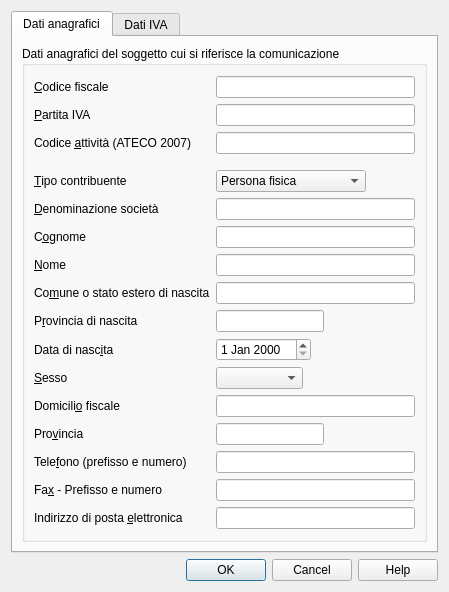
<?xml version="1.0" encoding="UTF-8"?>
<ui version="4.0">
 <class>DatiContribuenteDialog</class>
 <widget class="QDialog" name="DatiContribuenteDialog">
  <property name="geometry">
   <rect>
    <x>0</x>
    <y>0</y>
    <width>449</width>
    <height>574</height>
   </rect>
  </property>
  <property name="windowTitle">
   <string notr="true">Dati contribuente</string>
  </property>
  <layout class="QVBoxLayout" name="verticalLayout_5">
   <item>
    <widget class="QTabWidget" name="tabWidget">
     <property name="currentIndex">
      <number>0</number>
     </property>
     <widget class="QWidget" name="tab">
      <attribute name="title">
       <string>Dati anagrafici</string>
      </attribute>
      <layout class="QVBoxLayout" name="verticalLayout_4">
       <item>
        <widget class="QGroupBox" name="groupBox">
         <property name="title">
          <string notr="true">Dati anagrafici del soggetto cui si riferisce la comunicazione</string>
         </property>
         <layout class="QVBoxLayout" name="verticalLayout_3">
          <item>
           <layout class="QGridLayout" name="gridLayout">
            <item row="0" column="0">
             <widget class="QLabel" name="codicefiscaleLabel">
              <property name="text">
               <string notr="true">&amp;Codice fiscale</string>
              </property>
              <property name="buddy">
               <cstring>codicefiscaleLineEdit</cstring>
              </property>
             </widget>
            </item>
            <item row="0" column="1">
             <widget class="QLineEdit" name="codicefiscaleLineEdit"/>
            </item>
            <item row="1" column="0">
             <widget class="QLabel" name="partitaivaLabel">
              <property name="text">
               <string notr="true">&amp;Partita IVA</string>
              </property>
              <property name="buddy">
               <cstring>partitaivaLineEdit</cstring>
              </property>
             </widget>
            </item>
            <item row="1" column="1">
             <widget class="QLineEdit" name="partitaivaLineEdit"/>
            </item>
            <item row="2" column="0">
             <widget class="QLabel" name="codiceattivitaLabel">
              <property name="text">
               <string notr="true">Codice &amp;attività (ATECO 2007)</string>
              </property>
              <property name="buddy">
               <cstring>codiceattivitaLineEdit</cstring>
              </property>
             </widget>
            </item>
            <item row="2" column="1">
             <widget class="QLineEdit" name="codiceattivitaLineEdit">
              <property name="sizePolicy">
               <sizepolicy hsizetype="Preferred" vsizetype="Fixed">
                <horstretch>0</horstretch>
                <verstretch>0</verstretch>
               </sizepolicy>
              </property>
             </widget>
            </item>
            <item row="3" column="0">
             <spacer name="verticalSpacer_2">
              <property name="orientation">
               <enum>Qt::Vertical</enum>
              </property>
              <property name="sizeType">
               <enum>QSizePolicy::Fixed</enum>
              </property>
              <property name="sizeHint" stdset="0">
               <size>
                <width>20</width>
                <height>10</height>
               </size>
              </property>
             </spacer>
            </item>
            <item row="3" column="1">
             <spacer name="verticalSpacer_3">
              <property name="orientation">
               <enum>Qt::Vertical</enum>
              </property>
              <property name="sizeType">
               <enum>QSizePolicy::Fixed</enum>
              </property>
              <property name="sizeHint" stdset="0">
               <size>
                <width>20</width>
                <height>10</height>
               </size>
              </property>
             </spacer>
            </item>
            <item row="4" column="0">
             <widget class="QLabel" name="tipoContribuenteLabel">
              <property name="text">
               <string notr="true">&amp;Tipo contribuente</string>
              </property>
              <property name="buddy">
               <cstring>tipoContribuenteComboBox</cstring>
              </property>
             </widget>
            </item>
            <item row="4" column="1">
             <layout class="QHBoxLayout" name="horizontalLayout">
              <item>
               <widget class="QComboBox" name="tipoContribuenteComboBox">
                <property name="minimumSize">
                 <size>
                  <width>150</width>
                  <height>0</height>
                 </size>
                </property>
                <item>
                 <property name="text">
                  <string>Persona fisica</string>
                 </property>
                </item>
                <item>
                 <property name="text">
                  <string>Persona giuridica</string>
                 </property>
                </item>
               </widget>
              </item>
              <item>
               <spacer name="horizontalSpacer">
                <property name="orientation">
                 <enum>Qt::Horizontal</enum>
                </property>
                <property name="sizeHint" stdset="0">
                 <size>
                  <width>40</width>
                  <height>20</height>
                 </size>
                </property>
               </spacer>
              </item>
             </layout>
            </item>
            <item row="5" column="0">
             <widget class="QLabel" name="societaLabel">
              <property name="text">
               <string notr="true">&amp;Denominazione società</string>
              </property>
              <property name="buddy">
               <cstring>societaLineEdit</cstring>
              </property>
             </widget>
            </item>
            <item row="5" column="1">
             <widget class="QLineEdit" name="societaLineEdit"/>
            </item>
            <item row="6" column="0">
             <widget class="QLabel" name="cognomeLabel">
              <property name="text">
               <string notr="true">C&amp;ognome</string>
              </property>
              <property name="buddy">
               <cstring>cognomeLineEdit</cstring>
              </property>
             </widget>
            </item>
            <item row="6" column="1">
             <widget class="QLineEdit" name="cognomeLineEdit">
              <property name="sizePolicy">
               <sizepolicy hsizetype="Expanding" vsizetype="Fixed">
                <horstretch>10</horstretch>
                <verstretch>0</verstretch>
               </sizepolicy>
              </property>
             </widget>
            </item>
            <item row="7" column="0">
             <widget class="QLabel" name="nomeLabel">
              <property name="text">
               <string notr="true">&amp;Nome</string>
              </property>
              <property name="buddy">
               <cstring>nomeLineEdit</cstring>
              </property>
             </widget>
            </item>
            <item row="7" column="1">
             <widget class="QLineEdit" name="nomeLineEdit"/>
            </item>
            <item row="8" column="0">
             <widget class="QLabel" name="comunenascitaLabel">
              <property name="text">
               <string notr="true">Co&amp;mune o stato estero di nascita</string>
              </property>
              <property name="buddy">
               <cstring>comunenascitaLineEdit</cstring>
              </property>
             </widget>
            </item>
            <item row="8" column="1">
             <widget class="QLineEdit" name="comunenascitaLineEdit"/>
            </item>
            <item row="9" column="0">
             <widget class="QLabel" name="provincianascitaLabel">
              <property name="text">
               <string notr="true">P&amp;rovincia di nascita</string>
              </property>
              <property name="buddy">
               <cstring>provincianascitaLineEdit</cstring>
              </property>
             </widget>
            </item>
            <item row="9" column="1">
             <layout class="QHBoxLayout" name="horizontalLayout_2">
              <item>
               <widget class="QLineEdit" name="provincianascitaLineEdit">
                <property name="sizePolicy">
                 <sizepolicy hsizetype="Preferred" vsizetype="Fixed">
                  <horstretch>0</horstretch>
                  <verstretch>0</verstretch>
                 </sizepolicy>
                </property>
               </widget>
              </item>
              <item>
               <spacer name="horizontalSpacer_5">
                <property name="orientation">
                 <enum>Qt::Horizontal</enum>
                </property>
                <property name="sizeHint" stdset="0">
                 <size>
                  <width>40</width>
                  <height>20</height>
                 </size>
                </property>
               </spacer>
              </item>
             </layout>
            </item>
            <item row="10" column="0">
             <widget class="QLabel" name="datanascitaLabel">
              <property name="text">
               <string notr="true">Data di nasc&amp;ita</string>
              </property>
              <property name="buddy">
               <cstring>datanascitaDateEdit</cstring>
              </property>
             </widget>
            </item>
            <item row="10" column="1">
             <layout class="QHBoxLayout" name="horizontalLayout_3">
              <item>
               <widget class="QDateEdit" name="datanascitaDateEdit"/>
              </item>
              <item>
               <spacer name="horizontalSpacer_2">
                <property name="orientation">
                 <enum>Qt::Horizontal</enum>
                </property>
                <property name="sizeHint" stdset="0">
                 <size>
                  <width>40</width>
                  <height>20</height>
                 </size>
                </property>
               </spacer>
              </item>
             </layout>
            </item>
            <item row="11" column="0">
             <widget class="QLabel" name="sessoLabel">
              <property name="text">
               <string notr="true">&amp;Sesso</string>
              </property>
              <property name="buddy">
               <cstring>sessoComboBox</cstring>
              </property>
             </widget>
            </item>
            <item row="11" column="1">
             <layout class="QHBoxLayout" name="horizontalLayout_4">
              <item>
               <widget class="QComboBox" name="sessoComboBox">
                <item>
                 <property name="text">
                  <string/>
                 </property>
                </item>
                <item>
                 <property name="text">
                  <string>Maschile</string>
                 </property>
                </item>
                <item>
                 <property name="text">
                  <string>Femminile</string>
                 </property>
                </item>
               </widget>
              </item>
              <item>
               <spacer name="horizontalSpacer_3">
                <property name="orientation">
                 <enum>Qt::Horizontal</enum>
                </property>
                <property name="sizeHint" stdset="0">
                 <size>
                  <width>40</width>
                  <height>20</height>
                 </size>
                </property>
               </spacer>
              </item>
             </layout>
            </item>
            <item row="12" column="0">
             <widget class="QLabel" name="localitaLabel">
              <property name="text">
               <string notr="true">Domicili&amp;o fiscale</string>
              </property>
              <property name="buddy">
               <cstring>localitaLineEdit</cstring>
              </property>
             </widget>
            </item>
            <item row="12" column="1">
             <widget class="QLineEdit" name="localitaLineEdit"/>
            </item>
            <item row="13" column="0">
             <widget class="QLabel" name="provinciaLabel">
              <property name="text">
               <string notr="true">Pro&amp;vincia</string>
              </property>
              <property name="buddy">
               <cstring>provinciaLineEdit</cstring>
              </property>
             </widget>
            </item>
            <item row="13" column="1">
             <layout class="QHBoxLayout" name="horizontalLayout_5">
              <item>
               <widget class="QLineEdit" name="provinciaLineEdit">
                <property name="sizePolicy">
                 <sizepolicy hsizetype="Preferred" vsizetype="Fixed">
                  <horstretch>0</horstretch>
                  <verstretch>0</verstretch>
                 </sizepolicy>
                </property>
               </widget>
              </item>
              <item>
               <spacer name="horizontalSpacer_4">
                <property name="orientation">
                 <enum>Qt::Horizontal</enum>
                </property>
                <property name="sizeHint" stdset="0">
                 <size>
                  <width>40</width>
                  <height>20</height>
                 </size>
                </property>
               </spacer>
              </item>
             </layout>
            </item>
            <item row="14" column="0">
             <widget class="QLabel" name="telefonoLabel">
              <property name="text">
               <string notr="true">Tele&amp;fono (prefisso e numero)</string>
              </property>
              <property name="buddy">
               <cstring>telefonoLineEdit</cstring>
              </property>
             </widget>
            </item>
            <item row="14" column="1">
             <widget class="QLineEdit" name="telefonoLineEdit">
              <property name="sizePolicy">
               <sizepolicy hsizetype="Expanding" vsizetype="Fixed">
                <horstretch>10</horstretch>
                <verstretch>0</verstretch>
               </sizepolicy>
              </property>
             </widget>
            </item>
            <item row="15" column="0">
             <widget class="QLabel" name="faxLabel">
              <property name="text">
               <string notr="true">Fa&amp;x - Prefisso e numero</string>
              </property>
              <property name="buddy">
               <cstring>faxLineEdit</cstring>
              </property>
             </widget>
            </item>
            <item row="15" column="1">
             <widget class="QLineEdit" name="faxLineEdit">
              <property name="sizePolicy">
               <sizepolicy hsizetype="Expanding" vsizetype="Fixed">
                <horstretch>10</horstretch>
                <verstretch>0</verstretch>
               </sizepolicy>
              </property>
             </widget>
            </item>
            <item row="16" column="0">
             <widget class="QLabel" name="emailLabel">
              <property name="text">
               <string notr="true">Indirizzo di posta &amp;elettronica</string>
              </property>
              <property name="buddy">
               <cstring>emailLineEdit</cstring>
              </property>
             </widget>
            </item>
            <item row="16" column="1">
             <widget class="QLineEdit" name="emailLineEdit">
              <property name="sizePolicy">
               <sizepolicy hsizetype="Expanding" vsizetype="Fixed">
                <horstretch>10</horstretch>
                <verstretch>0</verstretch>
               </sizepolicy>
              </property>
             </widget>
            </item>
           </layout>
          </item>
         </layout>
        </widget>
       </item>
      </layout>
     </widget>
     <widget class="QWidget" name="tab_2">
      <attribute name="title">
       <string>Dati IVA</string>
      </attribute>
      <layout class="QVBoxLayout" name="verticalLayout">
       <item>
        <layout class="QGridLayout" name="gridLayout_2">
         <item row="0" column="0">
          <spacer name="horizontalSpacer_9">
           <property name="orientation">
            <enum>Qt::Horizontal</enum>
           </property>
           <property name="sizeType">
            <enum>QSizePolicy::Fixed</enum>
           </property>
           <property name="sizeHint" stdset="0">
            <size>
             <width>13</width>
             <height>20</height>
            </size>
           </property>
          </spacer>
         </item>
         <item row="0" column="1">
          <widget class="QLabel" name="tipoversamentoLabel">
           <property name="text">
            <string notr="true">Tipo versamento</string>
           </property>
          </widget>
         </item>
         <item row="0" column="2">
          <widget class="QComboBox" name="tipoversamentoComboBox">
           <item>
            <property name="text">
             <string>Mensile</string>
            </property>
           </item>
           <item>
            <property name="text">
             <string>Trimestrale</string>
            </property>
           </item>
          </widget>
         </item>
         <item row="0" column="3">
          <spacer name="horizontalSpacer_6">
           <property name="orientation">
            <enum>Qt::Horizontal</enum>
           </property>
           <property name="sizeHint" stdset="0">
            <size>
             <width>40</width>
             <height>20</height>
            </size>
           </property>
          </spacer>
         </item>
         <item row="2" column="2">
          <widget class="QDoubleSpinBox" name="percinteressiDoubleSpinBox">
           <property name="suffix">
            <string notr="true">%</string>
           </property>
           <property name="maximum">
            <double>100.000000000000000</double>
           </property>
          </widget>
         </item>
         <item row="2" column="1">
          <widget class="QLabel" name="percinteressiLabel">
           <property name="text">
            <string notr="true">Interessi trimestrali (%)</string>
           </property>
          </widget>
         </item>
         <item row="2" column="0">
          <spacer name="horizontalSpacer_11">
           <property name="orientation">
            <enum>Qt::Horizontal</enum>
           </property>
           <property name="sizeType">
            <enum>QSizePolicy::Fixed</enum>
           </property>
           <property name="sizeHint" stdset="0">
            <size>
             <width>13</width>
             <height>20</height>
            </size>
           </property>
          </spacer>
         </item>
         <item row="1" column="2">
          <widget class="QDoubleSpinBox" name="ivaprorataDoubleSpinBox">
           <property name="suffix">
            <string notr="true">%</string>
           </property>
           <property name="maximum">
            <double>100.000000000000000</double>
           </property>
          </widget>
         </item>
         <item row="1" column="1">
          <widget class="QLabel" name="ivaprorataLabel">
           <property name="text">
            <string notr="true">Gestione IVA Pro-rata %</string>
           </property>
          </widget>
         </item>
         <item row="1" column="0">
          <spacer name="horizontalSpacer_10">
           <property name="orientation">
            <enum>Qt::Horizontal</enum>
           </property>
           <property name="sizeType">
            <enum>QSizePolicy::Fixed</enum>
           </property>
           <property name="sizeHint" stdset="0">
            <size>
             <width>13</width>
             <height>20</height>
            </size>
           </property>
          </spacer>
         </item>
        </layout>
       </item>
       <item>
        <spacer name="verticalSpacer_5">
         <property name="orientation">
          <enum>Qt::Vertical</enum>
         </property>
         <property name="sizeType">
          <enum>QSizePolicy::Fixed</enum>
         </property>
         <property name="sizeHint" stdset="0">
          <size>
           <width>20</width>
           <height>40</height>
          </size>
         </property>
        </spacer>
       </item>
       <item>
        <widget class="QGroupBox" name="groupBox_2">
         <property name="title">
          <string notr="true">Numeri conto per registro corrispettivi</string>
         </property>
         <layout class="QVBoxLayout" name="verticalLayout_2">
          <item>
           <layout class="QGridLayout" name="gridLayout_5">
            <item row="0" column="0">
             <widget class="QLabel" name="fatturenormaliLabel">
              <property name="text">
               <string notr="true">Fatture normali</string>
              </property>
             </widget>
            </item>
            <item row="0" column="1">
             <widget class="QComboBox" name="fatturenormaliComboBox">
              <property name="sizePolicy">
               <sizepolicy hsizetype="Expanding" vsizetype="Fixed">
                <horstretch>0</horstretch>
                <verstretch>0</verstretch>
               </sizepolicy>
              </property>
             </widget>
            </item>
            <item row="1" column="0">
             <widget class="QLabel" name="fatturefiscaliLabel">
              <property name="text">
               <string notr="true">Fatture fiscali</string>
              </property>
             </widget>
            </item>
            <item row="1" column="1">
             <widget class="QComboBox" name="fatturefiscaliComboBox"/>
            </item>
            <item row="2" column="0">
             <widget class="QLabel" name="fatturescontriniLabel">
              <property name="text">
               <string notr="true">Fatture scontrini</string>
              </property>
             </widget>
            </item>
            <item row="2" column="1">
             <widget class="QComboBox" name="fatturescontriniComboBox"/>
            </item>
            <item row="3" column="0">
             <widget class="QLabel" name="fatturedifferiteLabel">
              <property name="text">
               <string notr="true">Fatture differite</string>
              </property>
             </widget>
            </item>
            <item row="3" column="1">
             <widget class="QComboBox" name="fatturedifferiteComboBox"/>
            </item>
            <item row="4" column="0">
             <widget class="QLabel" name="corrispettivinormaliLabel">
              <property name="text">
               <string notr="true">Corrispettivi normali</string>
              </property>
             </widget>
            </item>
            <item row="4" column="1">
             <widget class="QComboBox" name="corrispettivinormaliComboBox"/>
            </item>
            <item row="5" column="0">
             <widget class="QLabel" name="corrispettiviscontriniLabel">
              <property name="text">
               <string notr="true">Corrispettivi scontrini</string>
              </property>
             </widget>
            </item>
            <item row="5" column="1">
             <widget class="QComboBox" name="corrispettiviscontriniComboBox"/>
            </item>
            <item row="6" column="0">
             <widget class="QLabel" name="ricevutefiscaliLabel">
              <property name="text">
               <string notr="true">Ricevute fiscali</string>
              </property>
             </widget>
            </item>
            <item row="6" column="1">
             <widget class="QComboBox" name="ricevutefiscaliComboBox"/>
            </item>
           </layout>
          </item>
         </layout>
        </widget>
       </item>
       <item>
        <spacer name="verticalSpacer_4">
         <property name="orientation">
          <enum>Qt::Vertical</enum>
         </property>
         <property name="sizeHint" stdset="0">
          <size>
           <width>20</width>
           <height>126</height>
          </size>
         </property>
        </spacer>
       </item>
      </layout>
     </widget>
    </widget>
   </item>
   <item>
    <spacer name="verticalSpacer">
     <property name="orientation">
      <enum>Qt::Vertical</enum>
     </property>
     <property name="sizeHint" stdset="0">
      <size>
       <width>20</width>
       <height>56</height>
      </size>
     </property>
    </spacer>
   </item>
   <item>
    <widget class="QDialogButtonBox" name="buttonBox">
     <property name="standardButtons">
      <set>QDialogButtonBox::Cancel|QDialogButtonBox::Help|QDialogButtonBox::Ok</set>
     </property>
    </widget>
   </item>
  </layout>
 </widget>
 <tabstops>
  <tabstop>tabWidget</tabstop>
  <tabstop>codicefiscaleLineEdit</tabstop>
  <tabstop>partitaivaLineEdit</tabstop>
  <tabstop>codiceattivitaLineEdit</tabstop>
  <tabstop>tipoContribuenteComboBox</tabstop>
  <tabstop>societaLineEdit</tabstop>
  <tabstop>cognomeLineEdit</tabstop>
  <tabstop>nomeLineEdit</tabstop>
  <tabstop>comunenascitaLineEdit</tabstop>
  <tabstop>provincianascitaLineEdit</tabstop>
  <tabstop>datanascitaDateEdit</tabstop>
  <tabstop>sessoComboBox</tabstop>
  <tabstop>localitaLineEdit</tabstop>
  <tabstop>provinciaLineEdit</tabstop>
  <tabstop>telefonoLineEdit</tabstop>
  <tabstop>faxLineEdit</tabstop>
  <tabstop>emailLineEdit</tabstop>
  <tabstop>tipoversamentoComboBox</tabstop>
  <tabstop>ivaprorataDoubleSpinBox</tabstop>
  <tabstop>percinteressiDoubleSpinBox</tabstop>
  <tabstop>fatturenormaliComboBox</tabstop>
  <tabstop>fatturefiscaliComboBox</tabstop>
  <tabstop>fatturescontriniComboBox</tabstop>
  <tabstop>fatturedifferiteComboBox</tabstop>
  <tabstop>corrispettivinormaliComboBox</tabstop>
  <tabstop>corrispettiviscontriniComboBox</tabstop>
  <tabstop>ricevutefiscaliComboBox</tabstop>
 </tabstops>
 <resources/>
 <connections>
  <connection>
   <sender>buttonBox</sender>
   <signal>rejected()</signal>
   <receiver>DatiContribuenteDialog</receiver>
   <slot>reject()</slot>
   <hints>
    <hint type="sourcelabel">
     <x>299</x>
     <y>618</y>
    </hint>
    <hint type="destinationlabel">
     <x>204</x>
     <y>308</y>
    </hint>
   </hints>
  </connection>
 </connections>
 <slots>
  <slot>checkdata()</slot>
 </slots>
</ui>
